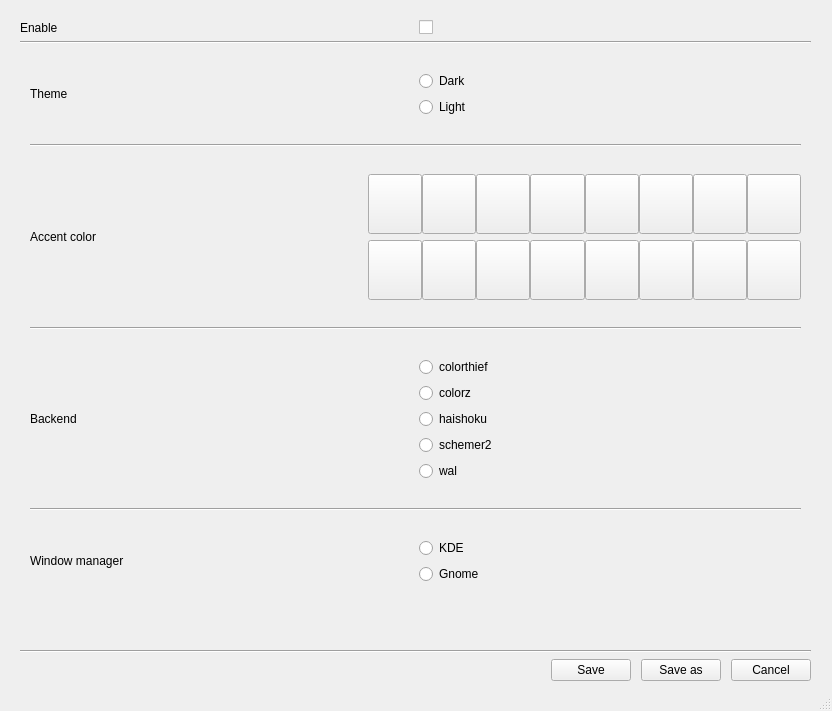
<?xml version="1.0" encoding="UTF-8"?>
<ui version="4.0">
 <class>MainWindow</class>
 <widget class="QMainWindow" name="MainWindow">
  <property name="geometry">
   <rect>
    <x>0</x>
    <y>0</y>
    <width>832</width>
    <height>711</height>
   </rect>
  </property>
  <property name="windowTitle">
   <string>MainWindow</string>
  </property>
  <widget class="QWidget" name="centralwidget">
   <property name="enabled">
    <bool>true</bool>
   </property>
   <widget class="QWidget" name="verticalLayoutWidget">
    <property name="geometry">
     <rect>
      <x>20</x>
      <y>20</y>
      <width>791</width>
      <height>661</height>
     </rect>
    </property>
    <layout class="QVBoxLayout" name="verticalLayout">
     <property name="sizeConstraint">
      <enum>QLayout::SetNoConstraint</enum>
     </property>
     <item>
      <layout class="QHBoxLayout" name="enableButtonHorizontalLayout">
       <item>
        <widget class="QLabel" name="enableConfigLabel">
         <property name="text">
          <string>Enable</string>
         </property>
        </widget>
       </item>
       <item>
        <widget class="QCheckBox" name="enableConfigCheckbox">
         <property name="text">
          <string/>
         </property>
        </widget>
       </item>
      </layout>
     </item>
     <item>
      <widget class="Line" name="line_3">
       <property name="orientation">
        <enum>Qt::Horizontal</enum>
       </property>
      </widget>
     </item>
     <item>
      <widget class="QStackedWidget" name="mainStackedWidget">
       <property name="currentIndex">
        <number>0</number>
       </property>
       <widget class="QWidget" name="page">
        <widget class="QWidget" name="verticalLayoutWidget_4">
         <property name="geometry">
          <rect>
           <x>10</x>
           <y>0</y>
           <width>771</width>
           <height>561</height>
          </rect>
         </property>
         <layout class="QVBoxLayout" name="configLayout">
          <property name="sizeConstraint">
           <enum>QLayout::SetNoConstraint</enum>
          </property>
          <property name="bottomMargin">
           <number>0</number>
          </property>
          <item>
           <layout class="QHBoxLayout" name="horizontalLayout_2">
            <item>
             <widget class="QLabel" name="themeLabel">
              <property name="toolTip">
               <string>&lt;html&gt;&lt;head/&gt;&lt;body&gt;&lt;p&gt;Select dark or light theme modes, default is 'Dark'&lt;/p&gt;&lt;/body&gt;&lt;/html&gt;</string>
              </property>
              <property name="text">
               <string>Theme</string>
              </property>
             </widget>
            </item>
            <item>
             <layout class="QVBoxLayout" name="themeRadioButtons">
              <property name="sizeConstraint">
               <enum>QLayout::SetNoConstraint</enum>
              </property>
              <item>
               <widget class="QRadioButton" name="darkThemeRadioButton">
                <property name="text">
                 <string>Dark</string>
                </property>
                <property name="autoExclusive">
                 <bool>false</bool>
                </property>
               </widget>
              </item>
              <item>
               <widget class="QRadioButton" name="lightThemeRadioButton">
                <property name="text">
                 <string>Light</string>
                </property>
                <property name="autoExclusive">
                 <bool>false</bool>
                </property>
               </widget>
              </item>
             </layout>
            </item>
           </layout>
          </item>
          <item>
           <widget class="Line" name="line">
            <property name="orientation">
             <enum>Qt::Horizontal</enum>
            </property>
           </widget>
          </item>
          <item>
           <layout class="QHBoxLayout" name="horizontalLayout_3" stretch="3,3,5">
            <item>
             <widget class="QLabel" name="accentColorLabel">
              <property name="sizePolicy">
               <sizepolicy hsizetype="Maximum" vsizetype="Maximum">
                <horstretch>0</horstretch>
                <verstretch>0</verstretch>
               </sizepolicy>
              </property>
              <property name="minimumSize">
               <size>
                <width>0</width>
                <height>0</height>
               </size>
              </property>
              <property name="toolTip">
               <string>&lt;html&gt;&lt;head/&gt;&lt;body&gt;&lt;p&gt;This code is used by variety to set plasma accent color from wal generated colors, value should be between 1 and 16, 14 is the best value for all wallpapers&lt;/p&gt;&lt;/body&gt;&lt;/html&gt;</string>
              </property>
              <property name="text">
               <string>Accent color</string>
              </property>
             </widget>
            </item>
            <item>
             <widget class="QLabel" name="currentWallpaper">
              <property name="sizePolicy">
               <sizepolicy hsizetype="Preferred" vsizetype="Preferred">
                <horstretch>0</horstretch>
                <verstretch>0</verstretch>
               </sizepolicy>
              </property>
              <property name="text">
               <string/>
              </property>
             </widget>
            </item>
            <item>
             <layout class="QVBoxLayout" name="walColorsPalette">
              <property name="sizeConstraint">
               <enum>QLayout::SetMinimumSize</enum>
              </property>
              <item>
               <layout class="QHBoxLayout" name="walColorPaletterTop">
                <property name="spacing">
                 <number>0</number>
                </property>
                <property name="sizeConstraint">
                 <enum>QLayout::SetFixedSize</enum>
                </property>
                <item>
                 <widget class="QPushButton" name="color0">
                  <property name="sizePolicy">
                   <sizepolicy hsizetype="Fixed" vsizetype="Fixed">
                    <horstretch>0</horstretch>
                    <verstretch>0</verstretch>
                   </sizepolicy>
                  </property>
                  <property name="maximumSize">
                   <size>
                    <width>60</width>
                    <height>60</height>
                   </size>
                  </property>
                  <property name="cursor">
                   <cursorShape>PointingHandCursor</cursorShape>
                  </property>
                  <property name="autoFillBackground">
                   <bool>false</bool>
                  </property>
                  <property name="text">
                   <string/>
                  </property>
                  <property name="flat">
                   <bool>false</bool>
                  </property>
                 </widget>
                </item>
                <item>
                 <widget class="QPushButton" name="color1">
                  <property name="sizePolicy">
                   <sizepolicy hsizetype="Fixed" vsizetype="Fixed">
                    <horstretch>0</horstretch>
                    <verstretch>0</verstretch>
                   </sizepolicy>
                  </property>
                  <property name="maximumSize">
                   <size>
                    <width>60</width>
                    <height>60</height>
                   </size>
                  </property>
                  <property name="cursor">
                   <cursorShape>PointingHandCursor</cursorShape>
                  </property>
                  <property name="autoFillBackground">
                   <bool>false</bool>
                  </property>
                  <property name="text">
                   <string/>
                  </property>
                  <property name="flat">
                   <bool>false</bool>
                  </property>
                 </widget>
                </item>
                <item>
                 <widget class="QPushButton" name="color2">
                  <property name="sizePolicy">
                   <sizepolicy hsizetype="Fixed" vsizetype="Fixed">
                    <horstretch>0</horstretch>
                    <verstretch>0</verstretch>
                   </sizepolicy>
                  </property>
                  <property name="maximumSize">
                   <size>
                    <width>60</width>
                    <height>60</height>
                   </size>
                  </property>
                  <property name="cursor">
                   <cursorShape>PointingHandCursor</cursorShape>
                  </property>
                  <property name="autoFillBackground">
                   <bool>false</bool>
                  </property>
                  <property name="text">
                   <string/>
                  </property>
                  <property name="flat">
                   <bool>false</bool>
                  </property>
                 </widget>
                </item>
                <item>
                 <widget class="QPushButton" name="color3">
                  <property name="sizePolicy">
                   <sizepolicy hsizetype="Fixed" vsizetype="Fixed">
                    <horstretch>0</horstretch>
                    <verstretch>0</verstretch>
                   </sizepolicy>
                  </property>
                  <property name="maximumSize">
                   <size>
                    <width>60</width>
                    <height>60</height>
                   </size>
                  </property>
                  <property name="cursor">
                   <cursorShape>PointingHandCursor</cursorShape>
                  </property>
                  <property name="autoFillBackground">
                   <bool>false</bool>
                  </property>
                  <property name="text">
                   <string/>
                  </property>
                  <property name="flat">
                   <bool>false</bool>
                  </property>
                 </widget>
                </item>
                <item>
                 <widget class="QPushButton" name="color4">
                  <property name="sizePolicy">
                   <sizepolicy hsizetype="Fixed" vsizetype="Fixed">
                    <horstretch>0</horstretch>
                    <verstretch>0</verstretch>
                   </sizepolicy>
                  </property>
                  <property name="maximumSize">
                   <size>
                    <width>60</width>
                    <height>60</height>
                   </size>
                  </property>
                  <property name="cursor">
                   <cursorShape>PointingHandCursor</cursorShape>
                  </property>
                  <property name="autoFillBackground">
                   <bool>false</bool>
                  </property>
                  <property name="text">
                   <string/>
                  </property>
                  <property name="flat">
                   <bool>false</bool>
                  </property>
                 </widget>
                </item>
                <item>
                 <widget class="QPushButton" name="color5">
                  <property name="sizePolicy">
                   <sizepolicy hsizetype="Fixed" vsizetype="Fixed">
                    <horstretch>0</horstretch>
                    <verstretch>0</verstretch>
                   </sizepolicy>
                  </property>
                  <property name="maximumSize">
                   <size>
                    <width>60</width>
                    <height>60</height>
                   </size>
                  </property>
                  <property name="cursor">
                   <cursorShape>PointingHandCursor</cursorShape>
                  </property>
                  <property name="autoFillBackground">
                   <bool>false</bool>
                  </property>
                  <property name="text">
                   <string/>
                  </property>
                  <property name="flat">
                   <bool>false</bool>
                  </property>
                 </widget>
                </item>
                <item>
                 <widget class="QPushButton" name="color6">
                  <property name="sizePolicy">
                   <sizepolicy hsizetype="Fixed" vsizetype="Fixed">
                    <horstretch>0</horstretch>
                    <verstretch>0</verstretch>
                   </sizepolicy>
                  </property>
                  <property name="maximumSize">
                   <size>
                    <width>60</width>
                    <height>60</height>
                   </size>
                  </property>
                  <property name="cursor">
                   <cursorShape>PointingHandCursor</cursorShape>
                  </property>
                  <property name="autoFillBackground">
                   <bool>false</bool>
                  </property>
                  <property name="text">
                   <string/>
                  </property>
                  <property name="flat">
                   <bool>false</bool>
                  </property>
                 </widget>
                </item>
                <item>
                 <widget class="QPushButton" name="color7">
                  <property name="sizePolicy">
                   <sizepolicy hsizetype="Fixed" vsizetype="Fixed">
                    <horstretch>0</horstretch>
                    <verstretch>0</verstretch>
                   </sizepolicy>
                  </property>
                  <property name="maximumSize">
                   <size>
                    <width>60</width>
                    <height>60</height>
                   </size>
                  </property>
                  <property name="cursor">
                   <cursorShape>PointingHandCursor</cursorShape>
                  </property>
                  <property name="autoFillBackground">
                   <bool>false</bool>
                  </property>
                  <property name="text">
                   <string/>
                  </property>
                  <property name="flat">
                   <bool>false</bool>
                  </property>
                 </widget>
                </item>
               </layout>
              </item>
              <item>
               <layout class="QHBoxLayout" name="walColorPaletteBottom">
                <property name="spacing">
                 <number>0</number>
                </property>
                <property name="sizeConstraint">
                 <enum>QLayout::SetFixedSize</enum>
                </property>
                <item>
                 <widget class="QPushButton" name="color8">
                  <property name="sizePolicy">
                   <sizepolicy hsizetype="Fixed" vsizetype="Fixed">
                    <horstretch>0</horstretch>
                    <verstretch>0</verstretch>
                   </sizepolicy>
                  </property>
                  <property name="maximumSize">
                   <size>
                    <width>60</width>
                    <height>60</height>
                   </size>
                  </property>
                  <property name="cursor">
                   <cursorShape>PointingHandCursor</cursorShape>
                  </property>
                  <property name="autoFillBackground">
                   <bool>false</bool>
                  </property>
                  <property name="text">
                   <string/>
                  </property>
                  <property name="flat">
                   <bool>false</bool>
                  </property>
                 </widget>
                </item>
                <item>
                 <widget class="QPushButton" name="color9">
                  <property name="sizePolicy">
                   <sizepolicy hsizetype="Fixed" vsizetype="Fixed">
                    <horstretch>0</horstretch>
                    <verstretch>0</verstretch>
                   </sizepolicy>
                  </property>
                  <property name="maximumSize">
                   <size>
                    <width>60</width>
                    <height>60</height>
                   </size>
                  </property>
                  <property name="cursor">
                   <cursorShape>PointingHandCursor</cursorShape>
                  </property>
                  <property name="autoFillBackground">
                   <bool>false</bool>
                  </property>
                  <property name="text">
                   <string/>
                  </property>
                  <property name="flat">
                   <bool>false</bool>
                  </property>
                 </widget>
                </item>
                <item>
                 <widget class="QPushButton" name="color10">
                  <property name="sizePolicy">
                   <sizepolicy hsizetype="Fixed" vsizetype="Fixed">
                    <horstretch>0</horstretch>
                    <verstretch>0</verstretch>
                   </sizepolicy>
                  </property>
                  <property name="maximumSize">
                   <size>
                    <width>60</width>
                    <height>60</height>
                   </size>
                  </property>
                  <property name="cursor">
                   <cursorShape>PointingHandCursor</cursorShape>
                  </property>
                  <property name="autoFillBackground">
                   <bool>false</bool>
                  </property>
                  <property name="text">
                   <string/>
                  </property>
                  <property name="flat">
                   <bool>false</bool>
                  </property>
                 </widget>
                </item>
                <item>
                 <widget class="QPushButton" name="color11">
                  <property name="sizePolicy">
                   <sizepolicy hsizetype="Fixed" vsizetype="Fixed">
                    <horstretch>0</horstretch>
                    <verstretch>0</verstretch>
                   </sizepolicy>
                  </property>
                  <property name="maximumSize">
                   <size>
                    <width>60</width>
                    <height>60</height>
                   </size>
                  </property>
                  <property name="cursor">
                   <cursorShape>PointingHandCursor</cursorShape>
                  </property>
                  <property name="autoFillBackground">
                   <bool>false</bool>
                  </property>
                  <property name="text">
                   <string/>
                  </property>
                  <property name="flat">
                   <bool>false</bool>
                  </property>
                 </widget>
                </item>
                <item>
                 <widget class="QPushButton" name="color12">
                  <property name="sizePolicy">
                   <sizepolicy hsizetype="Fixed" vsizetype="Fixed">
                    <horstretch>0</horstretch>
                    <verstretch>0</verstretch>
                   </sizepolicy>
                  </property>
                  <property name="maximumSize">
                   <size>
                    <width>60</width>
                    <height>60</height>
                   </size>
                  </property>
                  <property name="cursor">
                   <cursorShape>PointingHandCursor</cursorShape>
                  </property>
                  <property name="autoFillBackground">
                   <bool>false</bool>
                  </property>
                  <property name="text">
                   <string/>
                  </property>
                  <property name="flat">
                   <bool>false</bool>
                  </property>
                 </widget>
                </item>
                <item>
                 <widget class="QPushButton" name="color13">
                  <property name="sizePolicy">
                   <sizepolicy hsizetype="Fixed" vsizetype="Fixed">
                    <horstretch>0</horstretch>
                    <verstretch>0</verstretch>
                   </sizepolicy>
                  </property>
                  <property name="maximumSize">
                   <size>
                    <width>60</width>
                    <height>60</height>
                   </size>
                  </property>
                  <property name="cursor">
                   <cursorShape>PointingHandCursor</cursorShape>
                  </property>
                  <property name="autoFillBackground">
                   <bool>false</bool>
                  </property>
                  <property name="text">
                   <string/>
                  </property>
                  <property name="flat">
                   <bool>false</bool>
                  </property>
                 </widget>
                </item>
                <item>
                 <widget class="QPushButton" name="color14">
                  <property name="sizePolicy">
                   <sizepolicy hsizetype="Fixed" vsizetype="Fixed">
                    <horstretch>0</horstretch>
                    <verstretch>0</verstretch>
                   </sizepolicy>
                  </property>
                  <property name="maximumSize">
                   <size>
                    <width>60</width>
                    <height>60</height>
                   </size>
                  </property>
                  <property name="cursor">
                   <cursorShape>PointingHandCursor</cursorShape>
                  </property>
                  <property name="autoFillBackground">
                   <bool>false</bool>
                  </property>
                  <property name="text">
                   <string/>
                  </property>
                  <property name="flat">
                   <bool>false</bool>
                  </property>
                 </widget>
                </item>
                <item>
                 <widget class="QPushButton" name="color15">
                  <property name="sizePolicy">
                   <sizepolicy hsizetype="Fixed" vsizetype="Fixed">
                    <horstretch>0</horstretch>
                    <verstretch>0</verstretch>
                   </sizepolicy>
                  </property>
                  <property name="maximumSize">
                   <size>
                    <width>60</width>
                    <height>60</height>
                   </size>
                  </property>
                  <property name="cursor">
                   <cursorShape>PointingHandCursor</cursorShape>
                  </property>
                  <property name="autoFillBackground">
                   <bool>false</bool>
                  </property>
                  <property name="text">
                   <string/>
                  </property>
                  <property name="flat">
                   <bool>false</bool>
                  </property>
                 </widget>
                </item>
               </layout>
              </item>
             </layout>
            </item>
           </layout>
          </item>
          <item>
           <widget class="Line" name="line_2">
            <property name="orientation">
             <enum>Qt::Horizontal</enum>
            </property>
           </widget>
          </item>
          <item>
           <layout class="QHBoxLayout" name="backendHLayout">
            <item>
             <widget class="QLabel" name="backendLabel">
              <property name="toolTip">
               <string>&lt;html&gt;&lt;head/&gt;&lt;body&gt;&lt;p&gt;Which color backend to use. Use 'wal --backend' to list backends&lt;/p&gt;&lt;/body&gt;&lt;/html&gt;</string>
              </property>
              <property name="text">
               <string>Backend</string>
              </property>
             </widget>
            </item>
            <item>
             <layout class="QVBoxLayout" name="backendRadioButtonLayout">
              <item>
               <widget class="QRadioButton" name="colorthiefBERadioButton">
                <property name="text">
                 <string>colorthief</string>
                </property>
               </widget>
              </item>
              <item>
               <widget class="QRadioButton" name="colorzBERadioButton">
                <property name="text">
                 <string>colorz</string>
                </property>
               </widget>
              </item>
              <item>
               <widget class="QRadioButton" name="haishokuBERadioButton">
                <property name="text">
                 <string>haishoku</string>
                </property>
               </widget>
              </item>
              <item>
               <widget class="QRadioButton" name="schemer2BERadioButton">
                <property name="text">
                 <string>schemer2</string>
                </property>
               </widget>
              </item>
              <item>
               <widget class="QRadioButton" name="walBERadioButton">
                <property name="text">
                 <string>wal</string>
                </property>
               </widget>
              </item>
             </layout>
            </item>
           </layout>
          </item>
          <item>
           <widget class="Line" name="line_5">
            <property name="orientation">
             <enum>Qt::Horizontal</enum>
            </property>
           </widget>
          </item>
          <item>
           <layout class="QHBoxLayout" name="horizontalLayout_4">
            <item>
             <widget class="QLabel" name="windowManagerLabel">
              <property name="toolTip">
               <string>&lt;html&gt;&lt;head/&gt;&lt;body&gt;&lt;p&gt;Select the desktop environment you want to apply config to, Gnome is not supported currently&lt;/p&gt;&lt;/body&gt;&lt;/html&gt;</string>
              </property>
              <property name="text">
               <string>Window manager</string>
              </property>
             </widget>
            </item>
            <item>
             <layout class="QVBoxLayout" name="verticalLayout_3">
              <item>
               <widget class="QRadioButton" name="kdeRadioButton">
                <property name="text">
                 <string>KDE</string>
                </property>
                <property name="autoExclusive">
                 <bool>false</bool>
                </property>
               </widget>
              </item>
              <item>
               <widget class="QRadioButton" name="gnomeRadioButton">
                <property name="text">
                 <string>Gnome</string>
                </property>
                <property name="autoExclusive">
                 <bool>false</bool>
                </property>
               </widget>
              </item>
             </layout>
            </item>
           </layout>
          </item>
         </layout>
        </widget>
       </widget>
       <widget class="QWidget" name="page_2"/>
      </widget>
     </item>
     <item>
      <widget class="Line" name="line_4">
       <property name="orientation">
        <enum>Qt::Horizontal</enum>
       </property>
      </widget>
     </item>
     <item>
      <layout class="QHBoxLayout" name="horizontalLayout">
       <property name="spacing">
        <number>10</number>
       </property>
       <property name="sizeConstraint">
        <enum>QLayout::SetNoConstraint</enum>
       </property>
       <item>
        <spacer name="horizontalSpacer">
         <property name="orientation">
          <enum>Qt::Horizontal</enum>
         </property>
         <property name="sizeType">
          <enum>QSizePolicy::Expanding</enum>
         </property>
         <property name="sizeHint" stdset="0">
          <size>
           <width>40</width>
           <height>20</height>
          </size>
         </property>
        </spacer>
       </item>
       <item>
        <widget class="QPushButton" name="saveButton">
         <property name="toolTip">
          <string>&lt;html&gt;&lt;head/&gt;&lt;body&gt;&lt;p&gt;Save to default conf file&lt;/p&gt;&lt;/body&gt;&lt;/html&gt;</string>
         </property>
         <property name="text">
          <string>Save</string>
         </property>
        </widget>
       </item>
       <item>
        <widget class="QPushButton" name="saveAsButton">
         <property name="text">
          <string>Save as</string>
         </property>
        </widget>
       </item>
       <item>
        <widget class="QPushButton" name="cancelButton">
         <property name="text">
          <string>Cancel</string>
         </property>
        </widget>
       </item>
      </layout>
     </item>
    </layout>
   </widget>
  </widget>
  <widget class="QStatusBar" name="statusbar"/>
 </widget>
 <resources/>
 <connections/>
</ui>
